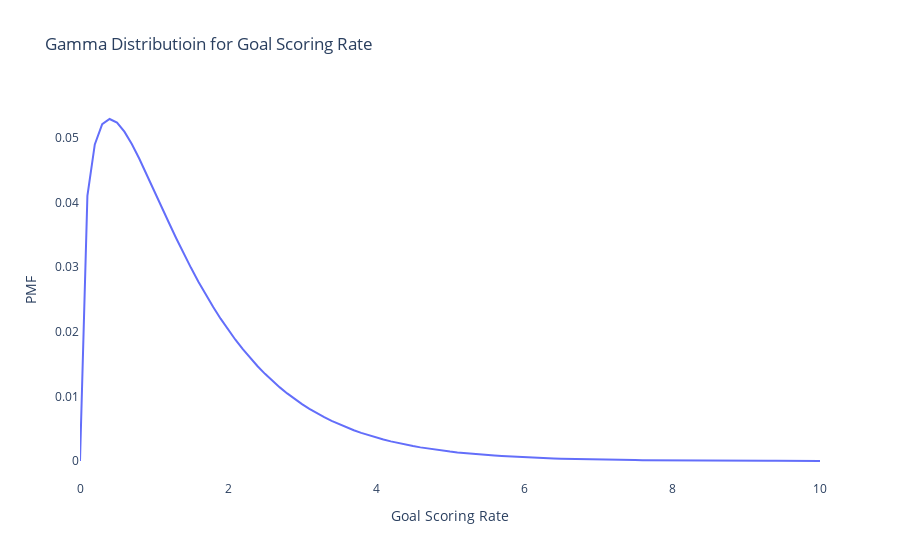

The code cell stored with this chart in its notebook:
### Code cell
fig = go.Figure()

fig.add_trace(
    go.Line(
        x=prior.index,
        y=prior.probs,
        name='Prior'
    )
)

fig.update_layout(
    xaxis_title='Goal Scoring Rate',
    yaxis_title='PMF',
    plot_bgcolor='rgba(0,0,0,0)',
    title='Gamma Distributioin for Goal Scoring Rate'
)
